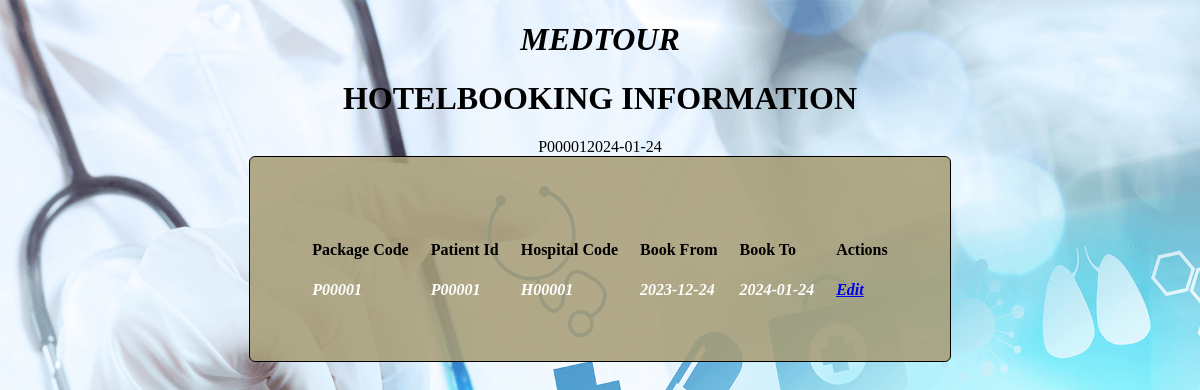
Screenshot of /Project/HotelbookingsEdit.php with the database file from the repository.
### tables this page shows
CREATE TABLE IF NOT EXISTS `hotelbookings` (
  `pcode` varchar(15) NOT NULL,
  `paid` varchar(15) NOT NULL,
  `HCode` varchar(15) NOT NULL,
  `bkfrom` date NOT NULL,
  `bkto` date NOT NULL,
  KEY `pcode_3` (`pcode`,`paid`,`HCode`),
  KEY `HCode_2` (`HCode`),
  KEY `paid` (`paid`)
);

### Project/HotelbookingsEdit.php (the view, shortened to what this page needs)
<!DOCTYPE HTML>
<html>
<head>
     <link rel="stylesheet" type="text/css" href="css.css" />
</head>
<body border="1" bgcolor="">
<center>
<marquee><h1 class="impact"style="color:black;"><b><i>MEDTOUR</i></b></h1></marquee>
<h1 class="impact" style="color:black;"><b>HOTELBOOKING INFORMATION</b></h1>
<form >
<table align="center" cellpadding="10" bgcolor="white" style="border:1px solid black" bordercolor="#D7DF01">
<tr>
<td><a href='index.html'></a></td>
</tr>
<tr>
<th>Package Code</th>
<th>Patient Id</th>
<th>Hospital Code</th>
<th>Book From</th>
<th>Book To</th>
<th>Actions</th>
</tr>
<?php
$con=mysql_connect("localhost","root","");
if($con)
{
$sql="select * from hotelbookings";
$result=mysql_query($sql,$con);
while($row=mysql_fetch_array($result))
{
    $DB_PackageCode=$row['pcode'];
    $DB_PatientId=$row['paid'];
    $DB_HospitalCode=$row['HCode'];
    $DB_BookFrom=$row['bkfrom'];
    $DB_BookTo=$row['bkto'];
   }
?>
<tr>
<td><?php echo $DB_PackageCode;?></td>
<td><?php echo $DB_PatientId;?></td>
<td><?php echo $DB_HospitalCode;?></td>
<td><?php echo $DB_BookFrom;?></td>
<td><?php echo $DB_BookTo;?></td>
<td><a href="HotelbookingsEditDetails.php?paid=<?php echo $DB_PatientId;?>">Edit</a></td>
</tr>
<?php
}
?>
</table>
</form>
</center>
</body>
</html>

### Project/css.css (style rules this page uses)
body { text-align: center; background-image: url('bg1.jpg'); background-repeat: no-repeat; background-attachment: fixed; background-size: 100% 100%; }
table { text-align:left; padding:50px; background: rgb(167 157 118 / 87%); border-radius: 6px; }
td { font-style: italic; color: white; font-weight: bold; }

### Project/HotelbookingsEdit.php (style rules this page uses)
body { background-image: url('bg1.jpg'); background-repeat: no-repeat; background-attachment: fixed; background-size: 100% 100%; }

### rows the page displays
hotelbookings: pcode "P00001", paid "P00001", HCode "H00001", bkfrom "2023-12-24", bkto "2024-01-24"
